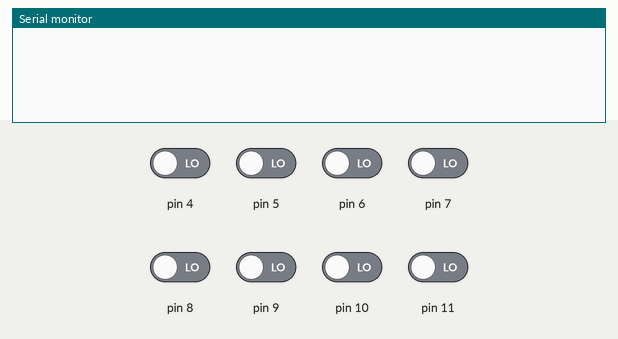
A sketch run on a simulated Arduino Uno, built with avr-gcc and run on an emulated ATmega328P. Parts: the last lines printed to the serial monitor. The inputs (shaded band) are chosen by the test bench; at power-on: pin 4–11 LOW.

Above: at 1.2 s.
1.3 s: pin 4 driven HIGH and pin 5 driven HIGH
At 2.1 s:
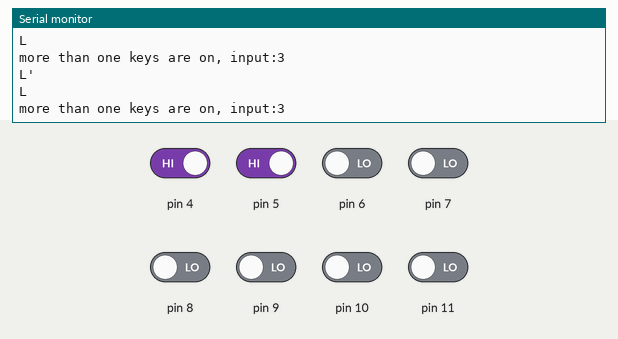
2.8 s: pin 6 driven HIGH
At 3.7 s:
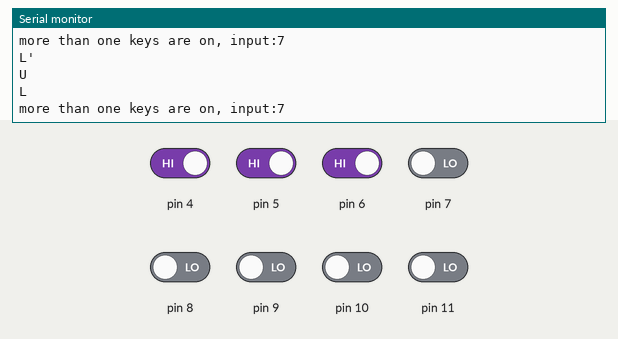
4.4 s: pin 4 driven LOW
At 5.5 s:
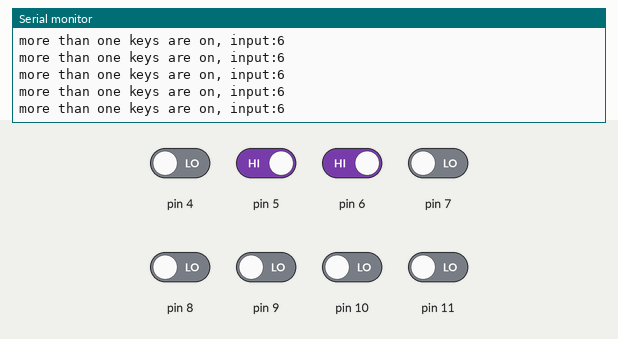
7.4 s: pin 7 driven HIGH
At 8.4 s:
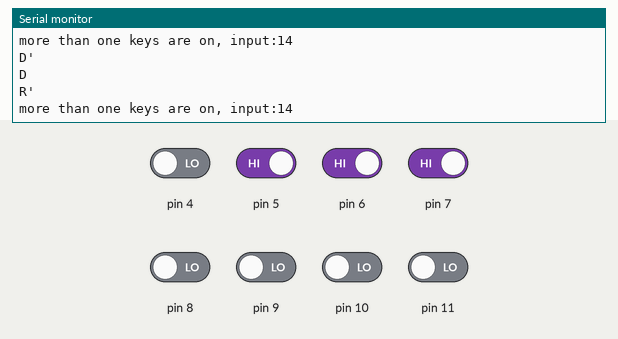
9.0 s: pin 5 driven LOW
At 9.7 s:
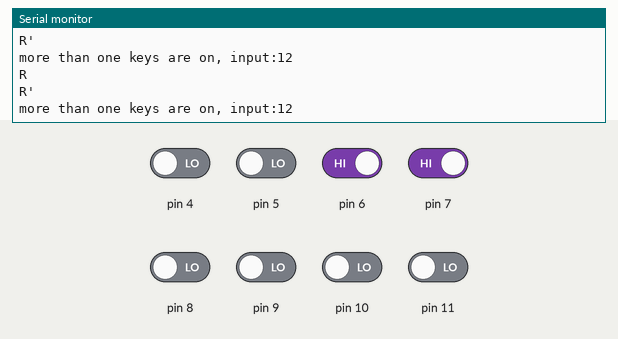
10.6 s: pin 4 driven HIGH
At 11.3 s:
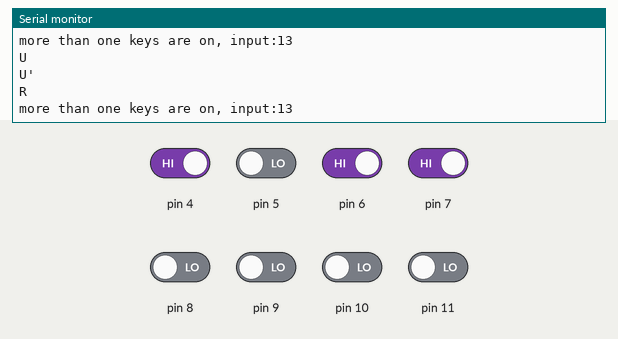
Timing chart, 0 to 13.2 s (numbered marks = the images above; inputs shaded):
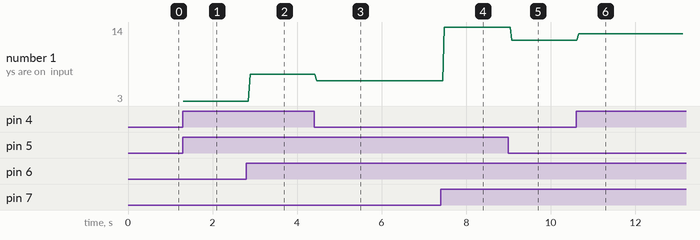

Measured:
- after the input at 1.3 s, the serial monitor: prints a new line at once (image 1)
- after the input at 2.8 s, the serial monitor: prints a new line after 0.09 s (image 2)
- after the input at 4.4 s, the serial monitor: prints a new line after 0.06 s (image 3)
- after the input at 7.4 s, the serial monitor: prints a new line after 0.08 s (image 4)
- after the input at 9.0 s, the serial monitor: prints a new line after 0.08 s (image 5)
- after the input at 10.6 s, the serial monitor: prints a new line after 0.06 s (image 6)
- plotted number 1: 3 → 7 after the input at 2.8 s, 7 → 6 after the input at 4.4 s, 6 → 14 after the input at 7.4 s, 14 → 12 after the input at 9.0 s, 12 → 13 after the input at 10.6 s

The sketch:

ecube_touch_key.ino
```cpp
#define PORT_TOUCH1 PIND
#define DDR_TOUCH1 DDRD
#define PORT_TOUCH2 PINB
#define DDR_TOUCH2 DDRB

#define MAX_KEY_ELAPSE  50

enum FACE {
  FRONT,
  RIGHT,
  UP,
  BACK,
  DOWN,
  LEFT
};

char face_name[] = {'F','R','U','B','D','L'};

enum DIR {
  CW,
  ACW
};

//ordered ACW starting from LEFT
enum EDGE {
  E_LEFT,
  E_BOTTOM,
  E_RIGHT,
  E_TOP
};

struct NB_KEY {
  enum EDGE edge; //shared edge
  int key;        //index of nb key
  enum DIR dir;   //on which direct of the refered key
};

struct NB_KEY nb_keys[][2] = {
  {{E_LEFT,1,ACW}, {E_TOP, 2, CW} },     //NB keys of key 1(index 0)
  {{E_LEFT,0,CW}, {E_BOTTOM, 3, ACW} },  //NB keys of key 2(index 1)
  {{E_TOP,0,ACW}, {E_RIGHT, 3, CW} },    //NB keys of key 3(index 2)
  {{E_BOTTOM,1,CW}, {E_RIGHT, 2, ACW} }  //NB keys of key 4(index 3)
};

/**
 *  key layout
 *
 *   ___
 *  |1|3|
 *   ---
 *  |2|4|
 *   ---
 *
 */


struct face_neighber {
  enum FACE face;
  enum EDGE edge;
};


face_neighber face_neighbers[6][4] = {
  //NB of FRONT face
  {{LEFT, E_RIGHT},
  {DOWN, E_TOP},
  {RIGHT, E_LEFT},
  {UP, E_BOTTOM} },
  //NB of RIGHT face
  {{FRONT, E_RIGHT},
  {DOWN, E_RIGHT},
  {BACK, E_LEFT},
  {UP, E_RIGHT} },
  //NB of UP face
  {{LEFT, E_TOP},
  {FRONT, E_TOP},
  {RIGHT, E_TOP},
  {BACK, E_TOP} },
  //NB of BACK face
  {{RIGHT, E_RIGHT},
  {DOWN, E_BOTTOM},
  {LEFT, E_LEFT},
  {UP, E_TOP} },
  //NB of DOWN face
  {{LEFT, E_BOTTOM},
  {BACK, E_BOTTOM},
  {RIGHT, E_BOTTOM},
  {FRONT, E_BOTTOM} },
  //NB of LEFT face
  {{BACK, E_RIGHT},
  {DOWN, E_LEFT},
  {FRONT, E_LEFT},
  {UP, E_LEFT} },
};

short key_off_times[6][4];

void check_key_wipe(byte key_inputs, enum FACE face) {
  short* ot = key_off_times[face];
  face_neighber* nfs = face_neighbers[face];
  int on_keys = 0;
  for(int i=0; i < 4; i++ ){
    if(key_inputs & (1 << i)) {
      ot[i] = 0;
      on_keys++;
    } else if(ot[i] < MAX_KEY_ELAPSE) {
      ot[i]++;
    }
  }
  if(on_keys >1) {
    Serial.print("more than one keys are on, input:");
    Serial.print(key_inputs);
    Serial.print("\n");
  }

  for(int i=0; i<4; i++ ) {
    if(( key_inputs & (1<<i)) == 0) {
      continue;
    }
    for(int j=0; j<2; j++ ) {
      NB_KEY nb_k = nb_keys[i][j];
      int k_idx = nb_k.key;
      int e_idx = nb_k.edge;
      if(ot[k_idx] >= MAX_KEY_ELAPSE) {
        continue;
      }
      enum FACE nf = nfs[e_idx].face;
      Serial.write(face_name[nf]);
      if(nb_k.dir == ACW ) {
        Serial.print("'\n");
      }else {
        Serial.print("\n");
      }
      ot[k_idx] = MAX_KEY_ELAPSE; //triggered
     }
  }
}

void setup() {
  DDR_TOUCH1 = 0;
  DDR_TOUCH2 = 0;
  Serial.begin(9600);
}

void loop() {
  //front face
  byte key_inputs = PORT_TOUCH1 >> 4;
  check_key_wipe(key_inputs, FRONT);

  //right face keys
  key_inputs = PORT_TOUCH2 & 0x0F;
  check_key_wipe(key_inputs, RIGHT);

  delay(10);
}
```
